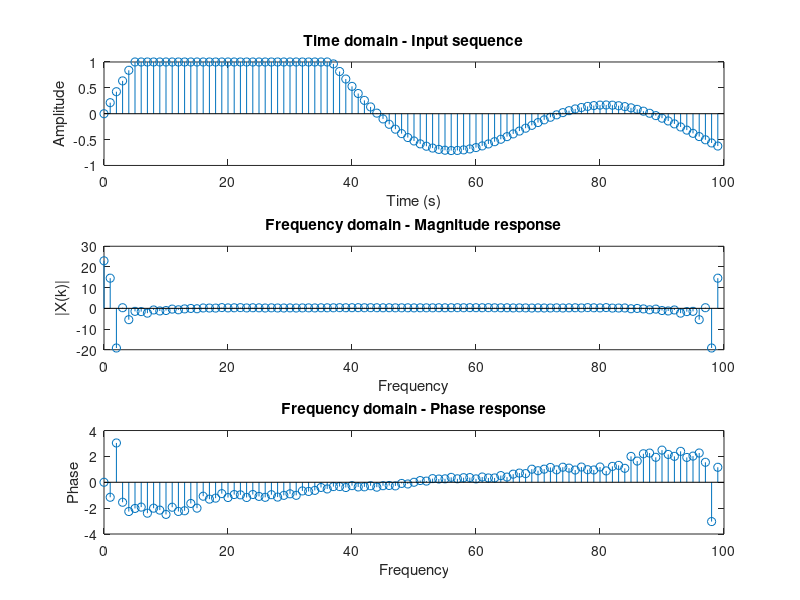

MATLAB code for this plot:
x = dlmread('amplitudes.dat'); % Read list of amplitudes from a data file 
N = length(x);
X = zeros(N,1); % Initializing X with a matrix of N-by-1

t=0:N-1;
k=t;
tic
W=exp(-j*2*pi/N*(t'*k)); % Twiddle factors matrix
X=W*x'; % Compute the DFT as a product of the twiddle factors matrix with input vector x
timeElapsed = toc

subplot(311); % divides the current figure into a 3-by-1 grid and creates axes for position 1
stem(t,x); % Plot discrete sequence data
xlabel('Time (s)'); % show label on x axis
ylabel('Amplitude'); % show label on y axis
title('Time domain - Input sequence') % show title of graph


subplot(312); 
stem(t,X); 
xlabel('Frequency');
ylabel('|X(k)|');
title('Frequency domain - Magnitude response')

subplot(313); 
stem(t,angle(X)); 
xlabel('Frequency');
ylabel('Phase');
title('Frequency domain - Phase response');

X         % to check |X(k)|
angle(X)  % to check phase
csvwrite('output.txt',X);
